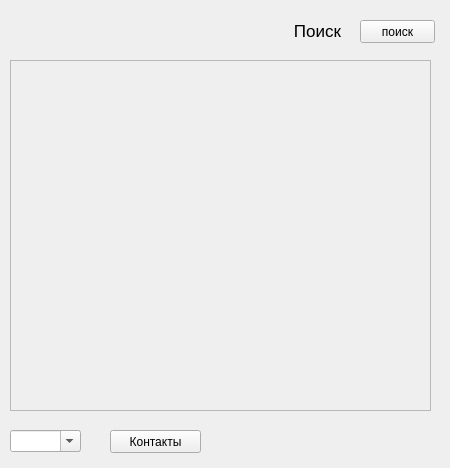
<?xml version="1.0" encoding="UTF-8"?>
<ui version="4.0">
 <class>MainWindow</class>
 <widget class="QMainWindow" name="MainWindow">
  <property name="geometry">
   <rect>
    <x>0</x>
    <y>0</y>
    <width>450</width>
    <height>468</height>
   </rect>
  </property>
  <property name="windowTitle">
   <string>MainWindow</string>
  </property>
  <widget class="QWidget" name="centralwidget">
   <widget class="QLabel" name="input_label">
    <property name="geometry">
     <rect>
      <x>10</x>
      <y>10</y>
      <width>331</width>
      <height>41</height>
     </rect>
    </property>
    <property name="font">
     <font>
      <pointsize>13</pointsize>
     </font>
    </property>
    <property name="text">
     <string>Поиск</string>
    </property>
    <property name="alignment">
     <set>Qt::AlignRight|Qt::AlignTrailing|Qt::AlignVCenter</set>
    </property>
    <property name="margin">
     <number>10</number>
    </property>
   </widget>
   <widget class="QPushButton" name="input_bt">
    <property name="geometry">
     <rect>
      <x>360</x>
      <y>20</y>
      <width>75</width>
      <height>23</height>
     </rect>
    </property>
    <property name="text">
     <string>поиск</string>
    </property>
   </widget>
   <widget class="QScrollArea" name="scrollArea">
    <property name="geometry">
     <rect>
      <x>10</x>
      <y>60</y>
      <width>421</width>
      <height>351</height>
     </rect>
    </property>
    <property name="widgetResizable">
     <bool>true</bool>
    </property>
    <widget class="QWidget" name="scrollAreaWidgetContents">
     <property name="geometry">
      <rect>
       <x>0</x>
       <y>0</y>
       <width>419</width>
       <height>349</height>
      </rect>
     </property>
    </widget>
   </widget>
   <widget class="QComboBox" name="comboBox">
    <property name="enabled">
     <bool>true</bool>
    </property>
    <property name="geometry">
     <rect>
      <x>10</x>
      <y>430</y>
      <width>71</width>
      <height>22</height>
     </rect>
    </property>
    <property name="editable">
     <bool>true</bool>
    </property>
    <property name="currentText">
     <string/>
    </property>
    <property name="duplicatesEnabled">
     <bool>false</bool>
    </property>
    <property name="modelColumn">
     <number>0</number>
    </property>
   </widget>
   <widget class="QPushButton" name="pushButton">
    <property name="geometry">
     <rect>
      <x>110</x>
      <y>430</y>
      <width>91</width>
      <height>23</height>
     </rect>
    </property>
    <property name="text">
     <string>Контакты</string>
    </property>
   </widget>
  </widget>
 </widget>
 <resources/>
 <connections/>
</ui>
